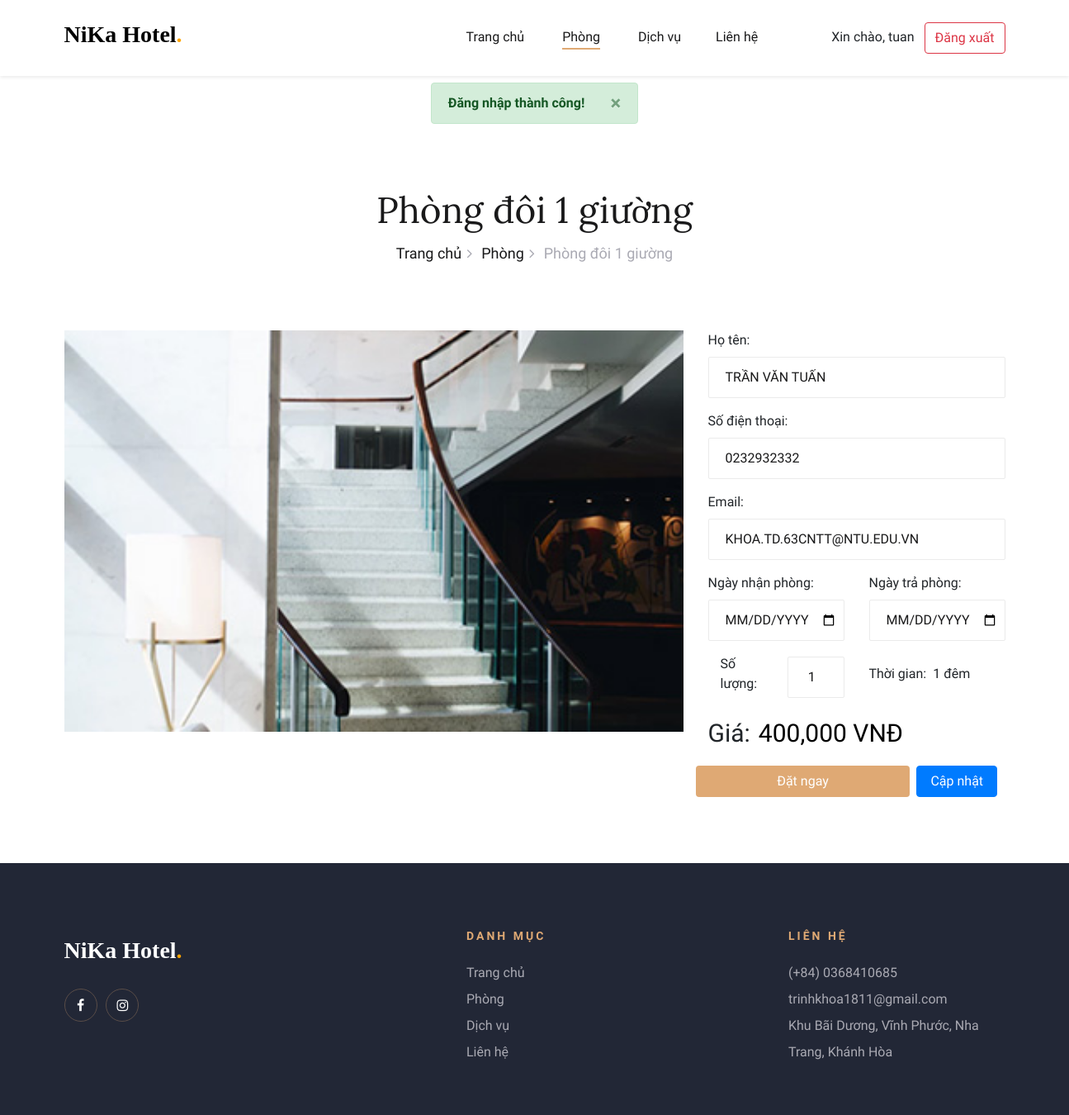
Screenshot of /HotelBookingWeb/booking.php?id=56 (signed in) with the database file from the repository.
### tables this page shows
CREATE TABLE `taikhoan` (
  `ma_tk` int(11) NOT NULL,
  `ten_tk` varchar(150) NOT NULL,
  `mat_khau` varchar(150) NOT NULL,
  `ma_nd` int(11) NOT NULL,
  `quyen` varchar(20) NOT NULL
);

CREATE TABLE `phong` (
  `ma_phong` int(11) NOT NULL,
  `ten_phong` varchar(150) NOT NULL,
  `dien_tich` int(11) NOT NULL,
  `gia` int(11) NOT NULL,
  `so_luong` int(11) NOT NULL,
  `sl_nguoi_lon` int(11) NOT NULL,
  `sl_tre_em` int(11) NOT NULL,
  `anh_phong` varchar(50) NOT NULL,
  `mo_ta` varchar(350) NOT NULL,
  `trang_thai` tinyint(4) NOT NULL DEFAULT 1
);

CREATE TABLE `khachhang` (
  `ma_kh` int(11) NOT NULL,
  `ten_kh` varchar(100) NOT NULL,
  `ngay_sinh` date NOT NULL,
  `email` varchar(100) NOT NULL,
  `so_dien_thoai` varchar(11) NOT NULL,
  `dia_chi` varchar(200) NOT NULL,
  `anh_kh` varchar(50) NOT NULL
);

### HotelBookingWeb/Admin/Inc/connect_db.php (called while the page is built, shortened)
<?php
    function select($query, $values, $datatypes)
    {
        $conn = $GLOBALS['conn'];
        if($stmt = mysqli_prepare($conn, $query)){
            mysqli_stmt_bind_param($stmt, $datatypes, ...$values);
            if(mysqli_stmt_execute($stmt)){
                $result = mysqli_stmt_get_result($stmt);
                return $result;
            }else{
                mysqli_stmt_close($stmt);
                die("Câu truy vấn thực hiện lỗi - Select");
            }
        }else{
            die("Câu truy vấn chuẩn bị lỗi - Select");
        }
    }
?>

### HotelBookingWeb/booking.php (the view, shortened to what this page needs)
<!DOCTYPE html>
<html lang="zxx">
<head>
    <?php require ('Inc/links.php')?>
</head>
<body>
<?php require ('Inc/header.php'); ?>
<section class="room-details-section spad" style="margin-top: 92px">
    <div class="container">
        <?php
            $row = [];
            $khachhang = [];
            $path = ROOMS_IMG_PATH;
            $sodem = 1;
            $sl_phong = 1;
            if(isset($_GET['id'])){
                if(isset($_SESSION['ma_tk_kh'])){
                    $form_data = filteration($_GET);
                    $result = select("SELECT * FROM phong WHERE ma_phong = ?", [$form_data['id']], 'i');
                    $row = mysqli_fetch_assoc($result);
                    $result1 = select("SELECT * FROM taikhoan WHERE ma_tk = ?", [$_SESSION['ma_tk_kh']], "i");
                    $taikhoan = mysqli_fetch_assoc($result1);
                    $result2 = select("SELECT * FROM khachhang WHERE ma_kh = ?", [$taikhoan['ma_nd']], "i");
                    $khachhang = mysqli_fetch_assoc($result2);
                } else {
                    $_SESSION['error'] = "Bạn cần phải đăng nhập!";
                    header("Location: rooms.php"."?id=".$_GET['id']);
                    exit;
                }
            }
            $gia = $row['gia'];
        ?>
        <div class="breadcrumb-section">
            <div class="container">
                <div class="row">
                    <div class="col-lg-12">
                        <div class="breadcrumb-text">
                            <h2><?php echo $row['ten_phong']?></h2>
                            <div class="bt-option">
                                <a href="index.php">Trang chủ</a>
                                <a href="rooms.php">Phòng</a>
                                <span><?php echo $row['ten_phong']?></span>
                            </div>
                        </div>
                    </div>
                </div>
            </div>
        </div>
        <div class="row">
            <div class="col-lg-8">
                <div class="room-details-item">
                    <img src="<?php echo $path.$row['anh_phong']?>" width="100%" class="m-0">
                </div>
            </div>
            <div class="col-lg-4">
                <form method="post">
                    <div class="room-details-item m-0">
                        <div class="rd-text">
                            <div class="mb-3">
                                <label>Họ tên:</label>
                                <input class="custom-input" type="text" value="<?php echo $khachhang['ten_kh']?>" readonly>
                            </div>
                            <div class="mb-3">
                                <label>Số điện thoại:</label>
                                <input class="custom-input" type="text" value="<?php echo $khachhang['so_dien_thoai']?>" readonly>
                            </div>
                            <div class="mb-3">
                                <label>Email:</label>
                                <input class="custom-input" type="text" value="<?php echo $khachhang['email']?>" readonly>
                            </div>
                            <div class="mb-3 row">
                                <div class="col-md-6">
                                    <label>Ngày nhận phòng:</label>
                                    <input class="custom-input pe-2" type="date" name="ngay_np" value="<?php if(isset($_POST['ngay_np'])) echo $_POST['ngay_np']; ?>">
                                </div>
                                <div class="col-md-6">
                                    <label>Ngày trả phòng:</label>
                                    <input class="custom-input pe-2" type="date" name="ngay_tp" value="<?php if(isset($_POST['ngay_tp'])) echo $_POST['ngay_tp']; ?>">
                                </div>
                            </div>
                            <div class="mb-3 row">
                                <div class="row align-items-center col-md-6 m-0">
                                    <label class="col-md-7">Số lượng:</label>
                                    <input class="custom-input col-md-5" type="number" value="<?php echo $sl_phong; ?>" name="sl_phong" maxlength="2" style="text-align: center">
                                </div>
                                <div class="d-flex col-md-6 align-items-center">
                                    <label class="me-2">Thời gian:</label>
                                    <label><?php echo $sodem ?> đêm</label>
                                </div>
                            </div>
                            <div class="d-flex align-items-center">
                                <label class="me-2 my-0" style="font-size: 30px">Giá:</label>
                                <input readonly type="text" name="gia" class="m-0" style="font-size: 30px; border: none; " value="<?php echo number_format($gia, 0, '', ',')." VNĐ"?>">
                            </div>
                        </div>
                    </div>
                    <div class="row mt-3">
                        <button type="submit" name="dat_ngay" class="btn col-md-8 shadow-none me-2" style="background-color: #dfa974; color: white">Đặt ngay</button>
                        <button type="submit" name="cap_nhat" class="btn btn-primary col-md-3 shadow-none">Cập nhật</button>
                    </div>
                </form>
            </div>
        </div
    </div>
</section>
<?php require ('Inc/footer.php')?>
</body>
</html>

### HotelBookingWeb/Inc/header.php (shortened to what this page needs)
<?php
    require ('Admin/Inc/connect_db.php');
    require ('Admin/Inc/essentials.php');
?>
<header class="header-section fixed-top bg-white shadow-sm">
    <div class="menu-item">
        <div class="container">
            <div class="row">
                <div class="col-lg-2">
                    <div class="logo py-3">
                        <a href="./index.php">
                            <span class="navbar-brand fw-bold fs-3 h-font text-decoration-none">NiKa Hotel<span style="color: orange">.</span></span>
                        </a>
                    </div>
                </div>
                <div class="col-lg-10">
                    <div class="nav-menu">
                        <nav class="mainmenu">
                            <ul>
                                <li><a href="index.php">Trang chủ</a></li>
                                <li><a href="rooms.php">Phòng</a></li>
                                <li><a href="services.php">Dịch vụ</a>
                                <li><a href="contact.php">Liên hệ</a></li>
                            </ul>
                        </nav>
                        <div class="nav-right">
                            <?php
                                if(empty($_SESSION['ma_tk_kh'])){
                                    echo "<button type='button' class='btn btn-outline-dark shadow-none me-2' data-toggle='modal' data-target='#loginModal'>
                                            Đăng nhập
                                        </button>
                                        <button type='button' class='btn btn-outline-dark shadow-none' data-toggle='modal' data-target='#registerModal'>
                                            Đăng ký
                                        </button>";
                                } else {
                                    $result = select("SELECT * FROM taikhoan WHERE ma_tk = ?",[$_SESSION['ma_tk_kh']], 'i');
                                    $row = mysqli_fetch_assoc($result);
                                    echo "<div>
                                            <span class='mr-2'>Xin chào, ".$row['ten_tk']. "</span>
                                            <a href='logout.php' type='button' class='btn btn-outline-danger shadow-none'>
                                                Đăng xuất
                                            </a>
                                        </div>";
                                }
                            ?>
                        </div>
                    </div>
                </div>
            </div>
        </div>
    </div>
</header>

### HotelBookingWeb/Public/css/style.css (style rules this page uses)
html, body { height: 100%; font-family: "Cabin", sans-serif; -webkit-font-smoothing: antialiased; font-smoothing: antialiased; }
h1, h2, h3, h4, h5, h6 { margin: 0; color: #111111; font-weight: 400; font-family: "Lora", serif; }
h2 { font-size: 36px; }
img { max-width: 100%; }
ul, ol { padding: 0; margin: 0; }
.spad { padding-top: 100px; padding-bottom: 100px; }
.menu-item { position: relative; z-index: 9; }
.menu-item .logo { padding: 25px 0; }
.menu-item .logo a { display: inline-block; }
.menu-item .nav-menu { text-align: right; }
.menu-item .nav-menu .mainmenu { display: inline-block; }
.menu-item .nav-menu .mainmenu li { list-style: none; display: inline-block; position: relative; z-index: 1; }
.menu-item .nav-menu .mainmenu li.active a:after { opacity: 1; }
.menu-item .nav-menu .mainmenu li a { font-size: 16px; color: #19191a; margin-right: 42px; font-weight: 500; display: inline-block; padding: 27px 0; position: relative; -webkit-transition: all 0.3s; -o-transition: all 0.3s; transition: all 0.3s; }
.menu-item .nav-menu .mainmenu li a:after { position: absolute; left: 0; top: 52px; width: 100%; height: 2px; background: #dfa974; content: ""; opacity: 0; -webkit-transition: all 0.3s; -o-transition: all 0.3s; transition: all 0.3s; }
.menu-item .nav-menu .nav-right { display: inline-block; margin-left: 43px; padding: 27px 0px; }
.breadcrumb-section { padding-top: 70px; padding-bottom: 80px; }
.breadcrumb-text { text-align: center; }
.breadcrumb-text h2 { font-size: 44px; color: #19191a; margin-bottom: 12px; }
.breadcrumb-text .bt-option a { display: inline-block; font-size: 18px; color: #19191a; margin-right: 20px; position: relative; font-weight: 500; }
.breadcrumb-text .bt-option a:after { position: absolute; right: -13px; top: 1px; content: ""; font-size: 18px; font-family: "FontAwesome"; color: #aaaab3; }
.breadcrumb-text .bt-option span { display: inline-block; font-size: 18px; color: #aaaab3; }
.room-details-section { padding-top: 0; padding-bottom: 80px; }
.room-details-item { margin-bottom: 50px; }
.room-details-item img { margin-bottom: 40px; }
@media only screen and (min-width: 1200px) { .container { max-width: 1170px; } }

### HotelBookingWeb/Inc/links.php (style rules this page uses)
.h-font { font-family: "Merienda", cursive; color: black; }
.custom-input { width: 100%; height: 50px; border: 1px solid #ebebeb; border-radius: 2px; font-size: 16px; color: #19191a; text-transform: uppercase; font-weight: 500; padding-left: 20px; }

### rows the page displays
taikhoan: ten_tk "tuan"
phong: ten_phong "Phòng đôi 1 giường", anh_phong (picture), gia "400,000 VNĐ"
khachhang: ten_kh "Trần Văn Tuấn", so_dien_thoai "0232932332", email "khoa.td.63cntt@ntu.edu.vn"

### other values shown
$msg "Đăng nhập thành công!"
$sodem "1"
